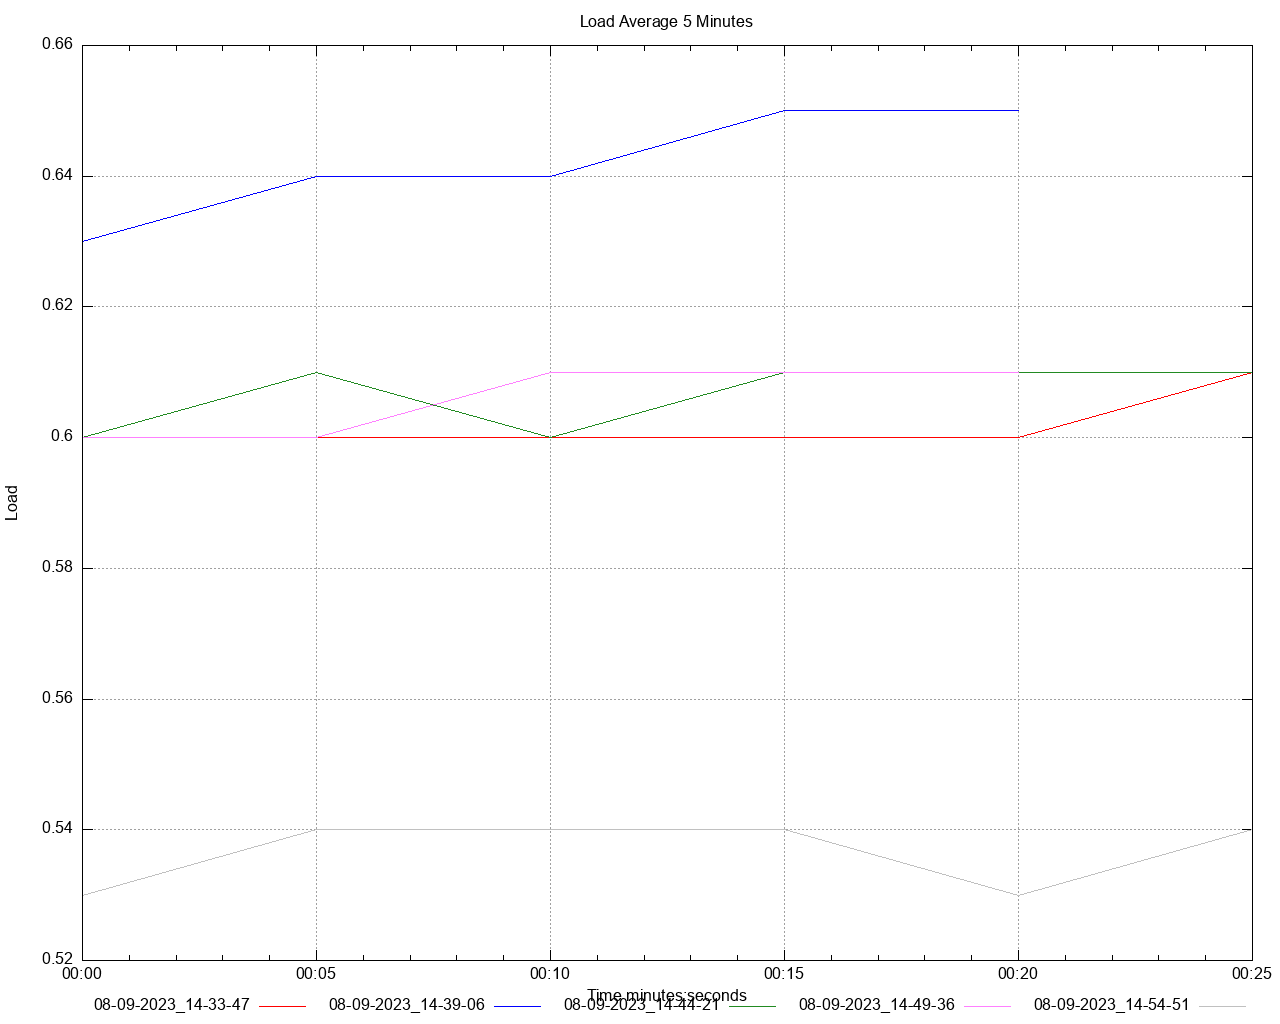

The gnuplot source for this figure:
set title 'Load Average 5 Minutes' noenhanced
set style data lines
set datafile separator ","
set terminal png size 1280,1024
set grid
set key below
set xdata time
set timefmt "%s"
offset = 0
t0(x)=(offset=($0==0) ? x : offset, x - offset)
set xlabel 'Time minutes:seconds'
set ylabel 'Load'
set output '/Users/gbarnett/git/hazelcast-simulator/atomiclong-3node-member/atomicreference/dstat/load_average_5m_A2.png'
plot \
   '/Users/gbarnett/git/hazelcast-simulator/atomiclong-3node-member/atomicreference/data/load_average_5m_A2_1.data' using (t0(timecolumn(1))):2 title "08-09-2023_14-33-47" noenhanced lt rgb "red", \
   '/Users/gbarnett/git/hazelcast-simulator/atomiclong-3node-member/atomicreference/data/load_average_5m_A2_2.data' using (t0(timecolumn(1))):2 title "08-09-2023_14-39-06" noenhanced lt rgb "blue", \
   '/Users/gbarnett/git/hazelcast-simulator/atomiclong-3node-member/atomicreference/data/load_average_5m_A2_3.data' using (t0(timecolumn(1))):2 title "08-09-2023_14-44-21" noenhanced lt rgb "forest-green", \
   '/Users/gbarnett/git/hazelcast-simulator/atomiclong-3node-member/atomicreference/data/load_average_5m_A2_4.data' using (t0(timecolumn(1))):2 title "08-09-2023_14-49-36" noenhanced lt rgb "orchid", \
   '/Users/gbarnett/git/hazelcast-simulator/atomiclong-3node-member/atomicreference/data/load_average_5m_A2_5.data' using (t0(timecolumn(1))):2 title "08-09-2023_14-54-51" noenhanced lt rgb "grey", \
